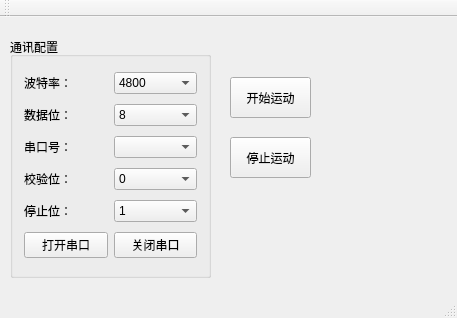
<?xml version="1.0" encoding="UTF-8"?>
<ui version="4.0">
 <class>MainWindow</class>
 <widget class="QMainWindow" name="MainWindow">
  <property name="geometry">
   <rect>
    <x>0</x>
    <y>0</y>
    <width>457</width>
    <height>318</height>
   </rect>
  </property>
  <property name="windowTitle">
   <string>MainWindow</string>
  </property>
  <widget class="QWidget" name="centralWidget">
   <widget class="QPushButton" name="startMove">
    <property name="geometry">
     <rect>
      <x>230</x>
      <y>60</y>
      <width>81</width>
      <height>41</height>
     </rect>
    </property>
    <property name="text">
     <string>开始运动</string>
    </property>
   </widget>
   <widget class="QPushButton" name="stopMove">
    <property name="geometry">
     <rect>
      <x>230</x>
      <y>120</y>
      <width>81</width>
      <height>41</height>
     </rect>
    </property>
    <property name="text">
     <string>停止运动</string>
    </property>
   </widget>
   <widget class="QGroupBox" name="groupBox">
    <property name="geometry">
     <rect>
      <x>10</x>
      <y>20</y>
      <width>201</width>
      <height>241</height>
     </rect>
    </property>
    <property name="title">
     <string>通讯配置</string>
    </property>
    <layout class="QVBoxLayout" name="verticalLayout">
     <item>
      <layout class="QHBoxLayout" name="horizontalLayout_7">
       <item>
        <widget class="QLabel" name="label_2">
         <property name="text">
          <string>波特率：</string>
         </property>
        </widget>
       </item>
       <item>
        <widget class="QComboBox" name="baudrateBox">
         <item>
          <property name="text">
           <string>4800</string>
          </property>
         </item>
         <item>
          <property name="text">
           <string>9600</string>
          </property>
         </item>
         <item>
          <property name="text">
           <string>115200</string>
          </property>
         </item>
        </widget>
       </item>
      </layout>
     </item>
     <item>
      <layout class="QHBoxLayout" name="horizontalLayout_8">
       <item>
        <widget class="QLabel" name="label_3">
         <property name="text">
          <string>数据位：</string>
         </property>
        </widget>
       </item>
       <item>
        <widget class="QComboBox" name="dataBitsBox">
         <item>
          <property name="text">
           <string>8</string>
          </property>
         </item>
        </widget>
       </item>
      </layout>
     </item>
     <item>
      <layout class="QHBoxLayout" name="horizontalLayout_6">
       <item>
        <widget class="QLabel" name="label">
         <property name="text">
          <string>串口号：</string>
         </property>
        </widget>
       </item>
       <item>
        <widget class="QComboBox" name="portNameBox"/>
       </item>
      </layout>
     </item>
     <item>
      <layout class="QVBoxLayout" name="verticalLayout_4">
       <item>
        <layout class="QHBoxLayout" name="horizontalLayout_9">
         <item>
          <widget class="QLabel" name="label_4">
           <property name="text">
            <string>校验位：</string>
           </property>
          </widget>
         </item>
         <item>
          <widget class="QComboBox" name="parityBox">
           <item>
            <property name="text">
             <string>0</string>
            </property>
           </item>
          </widget>
         </item>
        </layout>
       </item>
      </layout>
     </item>
     <item>
      <layout class="QHBoxLayout" name="horizontalLayout">
       <item>
        <widget class="QLabel" name="label_5">
         <property name="text">
          <string>停止位：</string>
         </property>
        </widget>
       </item>
       <item>
        <widget class="QComboBox" name="stopBitsBox">
         <item>
          <property name="text">
           <string>1</string>
          </property>
         </item>
         <item>
          <property name="text">
           <string>2</string>
          </property>
         </item>
        </widget>
       </item>
      </layout>
     </item>
     <item>
      <layout class="QHBoxLayout" name="horizontalLayout_11">
       <item>
        <widget class="QPushButton" name="openButton">
         <property name="text">
          <string>打开串口</string>
         </property>
        </widget>
       </item>
       <item>
        <widget class="QPushButton" name="closeButton">
         <property name="text">
          <string>关闭串口</string>
         </property>
        </widget>
       </item>
      </layout>
     </item>
    </layout>
   </widget>
  </widget>
  <widget class="QToolBar" name="mainToolBar">
   <attribute name="toolBarArea">
    <enum>TopToolBarArea</enum>
   </attribute>
   <attribute name="toolBarBreak">
    <bool>false</bool>
   </attribute>
  </widget>
  <widget class="QStatusBar" name="statusBar"/>
 </widget>
 <layoutdefault spacing="6" margin="11"/>
 <resources/>
 <connections/>
</ui>
